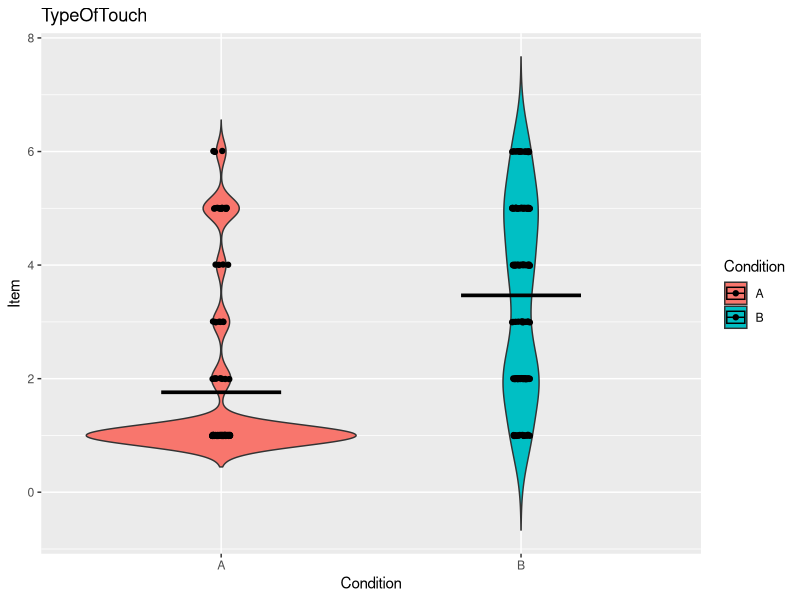
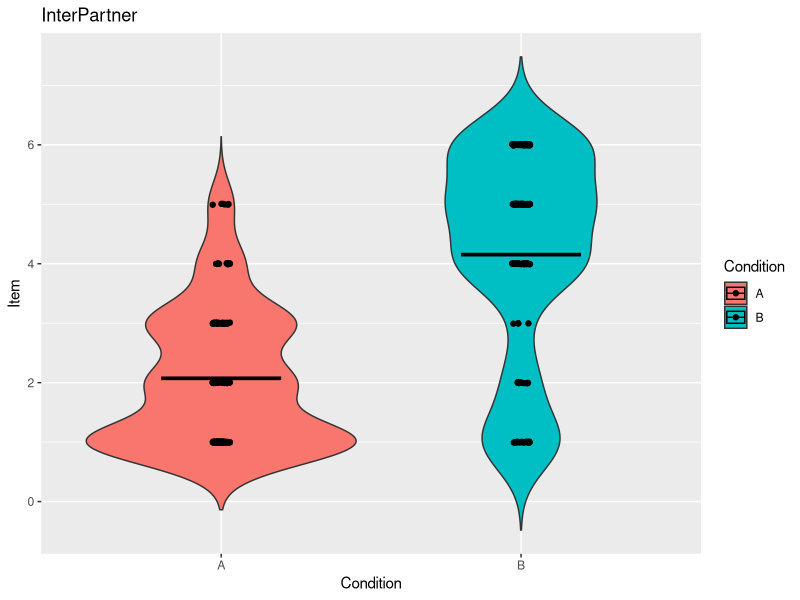
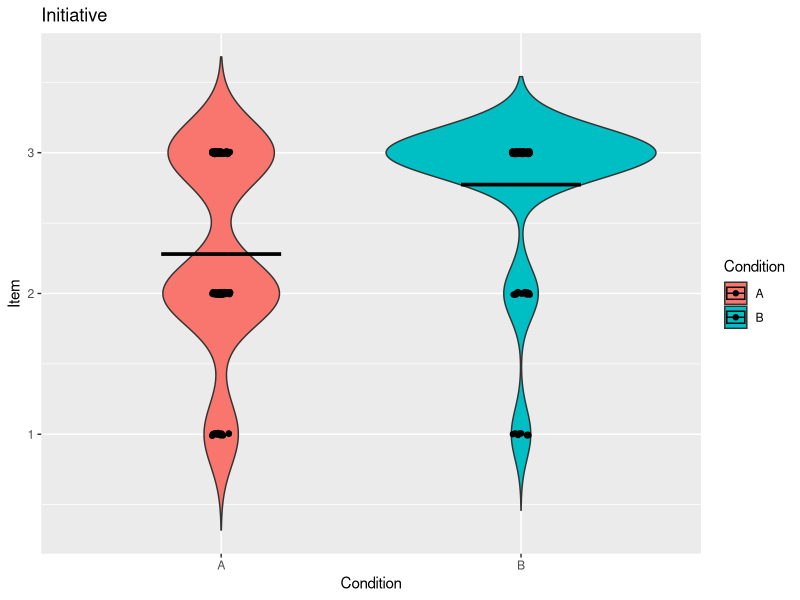
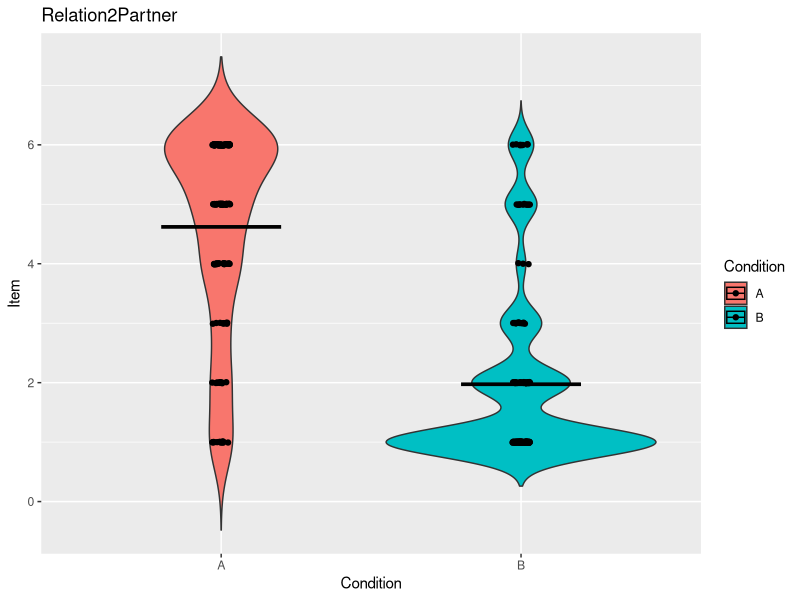
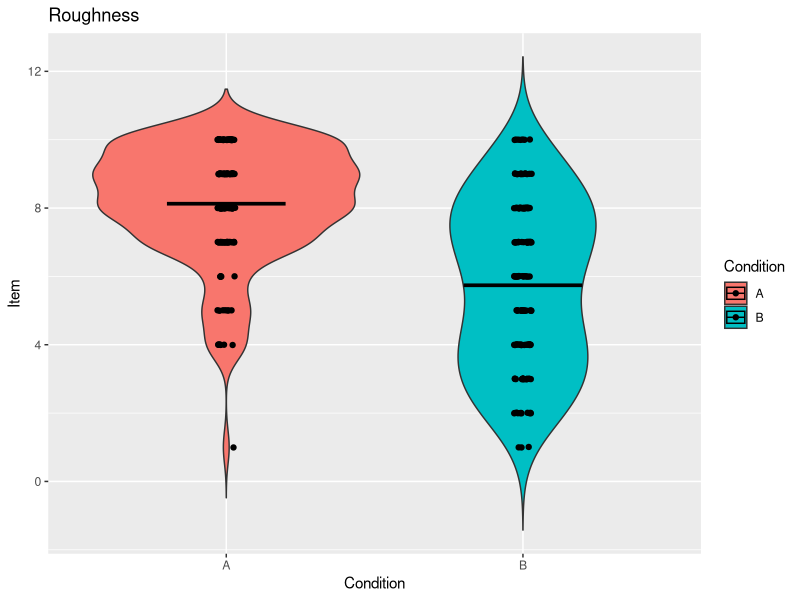
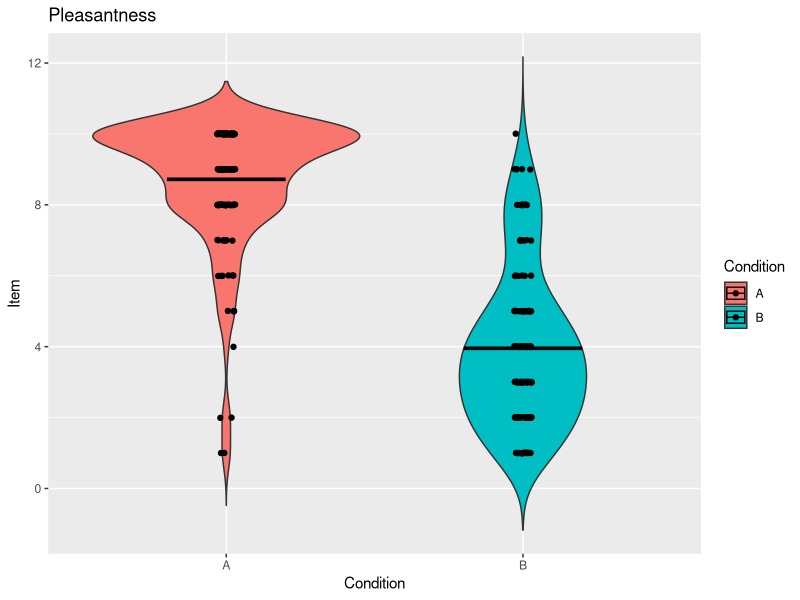
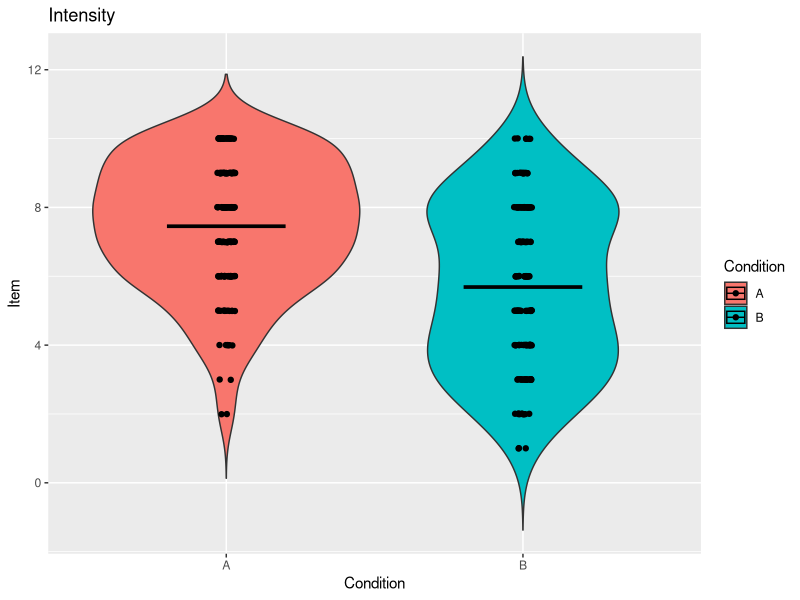
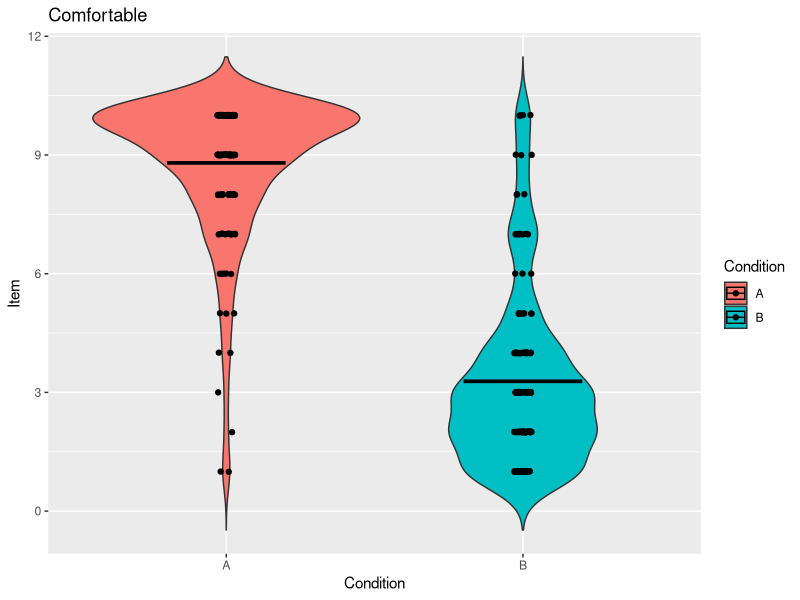

These charts were generated, in order, by the following R code:
df <- read.csv("ConvertedTouchScores.csv")

library(ggplot2)
attach(df)


# First, locate the outliers

ViolinIQR <- function(Item,Colnam){
  print(Colnam)
  print(ggplot(df, aes(x=Condition,y=Item,fill=Condition))+
          geom_violin(trim =FALSE)+
          stat_summary(fun = "mean", geom = "crossbar", width = 0.4, colour = "black")+
          geom_point(position = position_jitter(width = .03, height = .01))+
          ggtitle(Colnam))
  IQROutliers <- (boxplot.stats(Item)$out)
  return (IQROutliers)
  }

#Loop through all the relevant columns to check for outliers

#Specify which columns are relevant
ColList <- c(2,4,6,9:16,18,20,22:70,74:86)
colnamnam <- c() 

for (i in 1:length(ColList)){
  u <- ColList[i]
  t <- names(df[u])
  colnamnam <- append(colnamnam,t)
}

#Loop through the columns by pressing "1" to move forward
Approv <- 1
for (i in 1:length(ColList)){
  ColumnVec <- df[,ColList[i]]
  ColumnName <- colnamnam[i]
  ViolinIQR(ColumnVec,ColumnName)
  Approv <- readline(prompt = "Press enter to see the next plot.")
  if (Approv != ""){
    break
  } 
}


  

